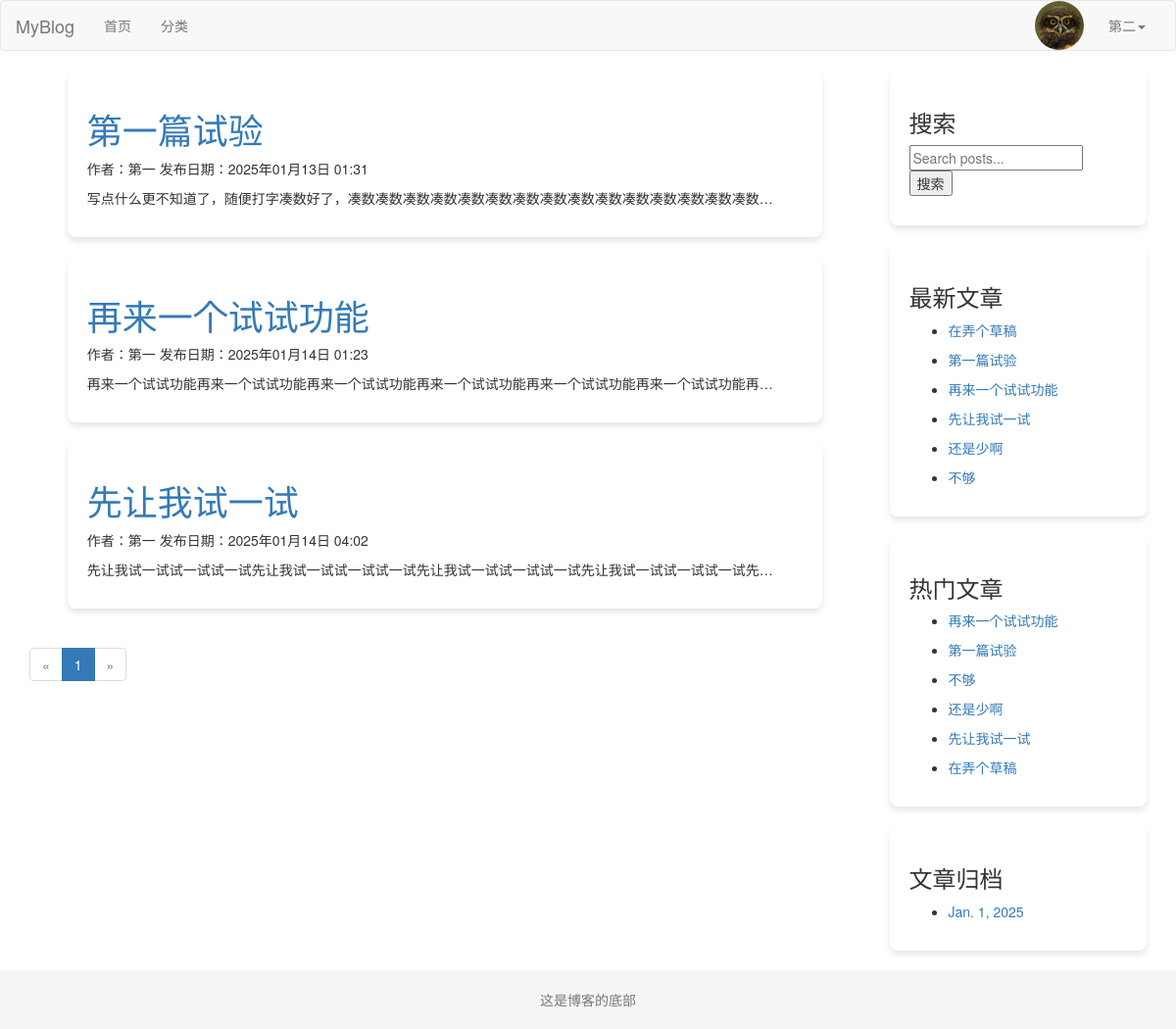
Page / (signed in) on the earlier database version.
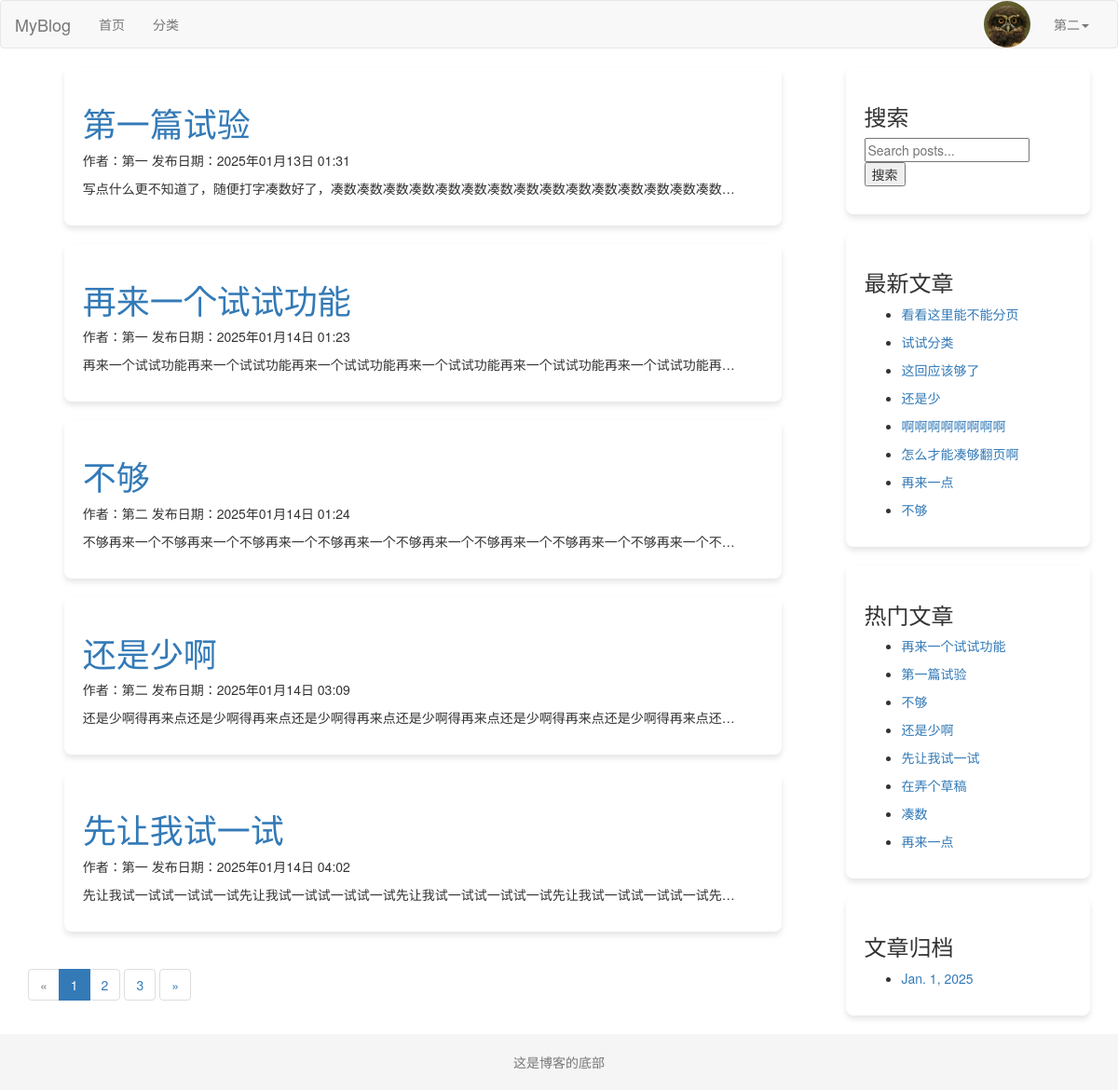
Same page on the later database version.
### blog/models.py (models this page shows, shortened)
class Post(models.Model):
    DRAFT = 'draft'
    PUBLISHED = 'published'
    STATUS_CHOICES = [
        (DRAFT, '草稿'),
        (PUBLISHED, '已发布'),
    ]
    title = models.CharField(max_length=61, verbose_name="文章标题")
    desc = models.TextField(max_length=200, blank=True, default="", verbose_name="文章描述")
    category = models.ForeignKey(Category, on_delete=models.CASCADE, verbose_name="分类")
    content = models.TextField(verbose_name="文章详情")
    tags = models.ForeignKey(Tag, on_delete=models.CASCADE, verbose_name="文章标签")
    owner = models.ForeignKey(User, on_delete=models.CASCADE, verbose_name="作者")
    is_hot=models.BooleanField(default=False, verbose_name='是否热门')
    pv=models.IntegerField(default=0,verbose_name='浏览量')
    add_date = models.DateTimeField(auto_now_add=True, verbose_name="添加时间")
    pub_date = models.DateTimeField(auto_now=True, verbose_name="修改时间")
    status = models.CharField(max_length=10, choices=STATUS_CHOICES, default=DRAFT, verbose_name="状态")
    class Meta:
        verbose_name = "文章"
        verbose_name_plural = verbose_name

class Sidebar(models.Model):
    STATUS = (
        (1,'隐藏'),
        (2,'展示')
    )
    DISPLAY_TYPE = (
        (1,'搜索'),
        (2,'最新文章'),
        (3,'最热文章'),
        (4,'最近评论'),
        (5,'文章归档'),
        (6,'HTML')
    )
    title = models.CharField(max_length=50,verbose_name='模块名称')
    display_type = models.PositiveIntegerField(default=1,choices=DISPLAY_TYPE,verbose_name="展示类型")
    content = models.CharField(max_length=500,blank=True,default='',verbose_name="内容", help_text='如果设置的不是HTML类型，可为空')
    sort = models.PositiveIntegerField(default=1,verbose_name='排序',help_text='序号越大越靠前')
    status = models.PositiveIntegerField(default=2,choices=STATUS,verbose_name='状态')
    add_date = models.DateTimeField(auto_now_add=True,verbose_name="创建时间")
    class Meta:
        verbose_name="侧边栏"
        verbose_name_plural = verbose_name
        ordering = ['-sort']
    @classmethod
    def get_sidebar(cls):
        return cls.objects.filter(status=2)
    @property
    def get_content(self):
        if self.display_type == 1:
            context = {
            }
            return render_to_string('search.html', context=context)
        elif self.display_type == 2:
            context = {
            }
            return render_to_string('new_post.html', context=context)
        elif self.display_type == 3:
            context = {
            }
            return render_to_string('hot_post.html', context=context)
        elif self.display_type == 4:
            context = {
            }
            return render_to_string('comment.html', context=context)
        elif self.display_type == 5:
            context = {
            }
            return render_to_string('archives.html', context=context)
        elif self.display_type == 6:
            return self.content

### blog/views.py (the view)
# urls.py: path('', views.index, name='index'),
def index(request):
    post_list = Post.objects.filter(status=Post.PUBLISHED)
    paginator = Paginator(post_list, 5)  # 每页 5 篇文章
    page = request.GET.get('page')  # 获取当前页码
    try:
        posts = paginator.page(page)
    except PageNotAnInteger:
        posts = paginator.page(1)  # 如果页码不是整数，返回第一页
    except EmptyPage:
        posts = paginator.page(paginator.num_pages)  # 如果超出页码范围，返回最后一页
    context = {'post_list': posts}
    return render(request, 'index.html', context)

### blog/templatetags/category.py (called while the page is built)
@register.simple_tag
def get_sidebar_list():
    return Sidebar.get_sidebar()

@register.simple_tag
def get_new_post():
    return Post.objects.order_by('-pub_date')[:8]

@register.simple_tag
def get_hot_pv_post():
    return Post.objects.order_by('-pv')[:8]

@register.simple_tag
def get_archives():
    return Post.objects.dates('add_date', 'month', order='DESC')[:8]

### blog/templates/index.html (shortened to what this page needs)
{% extends 'base.html' %}
{% load static %}
{% load category %}
{% block css %}
    <link rel="stylesheet" href="{% static 'css/blog.css' %}">
{% endblock %}
{% block content_left %}
    <section class="section">
        <div class="container blog-container">
            {% for post in post_list %}
                <div class="box blog-box">
                    <h1 class="title"><a href="{% url 'blog:post_detail' post.id %}">{{ post.title }}</a></h1>
                    <p class="subtitle">
                        作者：{{ post.owner.username }} 发布日期：{{ post.add_date|date:"Y年m月d日 H:i" }}
                    </p>
                    <p>{{ post.content|truncatechars:50 }}</p>
                </div>
            {% endfor %}
        </div>
        <nav aria-label="Page navigation">
            <ul class="pagination">
                {% if post_list.has_previous %}
                    <li>
                        <a href="?page={{ post_list.previous_page_number }}" aria-label="Previous">
                            <span aria-hidden="true">«</span>
                        </a>
                    </li>
                {% else %}
                    <li class="disabled">
                        <span aria-hidden="true">«</span>
                    </li>
                {% endif %}
                {% for num in post_list.paginator.page_range %}
                    {% if post_list.number == num %}
                        <li class="active">
                            <span>{{ num }} <span class="sr-only">(current)</span></span>
                        </li>
                    {% else %}
                        <li>
                            <a href="?page={{ num }}">{{ num }}</a>
                        </li>
                    {% endif %}
                {% endfor %}
                {% if post_list.has_next %}
                    <li>
                        <a href="?page={{ post_list.next_page_number }}" aria-label="Next">
                            <span aria-hidden="true">»</span>
                        </a>
                    </li>
                {% else %}
                    <li class="disabled">
                        <span aria-hidden="true">»</span>
                    </li>
                {% endif %}
            </ul>
        </nav>
    </section>
{% endblock %}
{% block footer %}
    <footer class="footer">
        <div class="content has-text-centered">
            <p>这是博客的底部</p>
        </div>
    </footer>
{% endblock %}

### blog/templates/base.html (shortened to what this page needs)
{% load static %}
{% load category %}
<!DOCTYPE html>
<html lang="en">
<head>
    <link rel="stylesheet" href="{% static 'plugin/bootstrap/css/bootstrap.css' %}">
    <link rel="stylesheet" href="{% static 'plugin/font-awesome/css/font-awesome.min.css' %}">
    <link rel="stylesheet" href="{% static 'css/blog.css' %}">
    {% block css %}{% endblock %}
</head>
<body>
<nav class="navbar navbar-default">
    <div class="container-fluid">
        <div class="navbar-header">
            <a class="navbar-brand" href="#">MyBlog</a>
        </div>
        <div class="collapse navbar-collapse" id="bs-example-navbar-collapse-1">
            <ul class="nav navbar-nav">
                <li><a href="{% url 'blog:index' %}">首页<span class="sr-only">(current)</span></a></li>
                <li><a href="{% url 'blog:category_list' %}">分类</a></li>
            </ul>
            <ul class="nav navbar-nav navbar-right">
                {% if request.user.is_authenticated %}
                    <li class="user-avatar">
                        <img src="{{ request.user.userprofile.image.url }}" alt="User Avatar" class="avatar-img">
                    </li>
                    <li class="dropdown">
                        <a href="#" class="dropdown-toggle" data-toggle="dropdown" role="button" aria-haspopup="true"
                           aria-expanded="false">
                            {{ request.user.username }}<span class="caret"></span>
                        </a>
                    </li>
                {% else %}
                    <li><a href="{% url 'users:login' %}">登录</a></li>
                    <li><a href="{% url 'users:register' %}" target="_blank">注册</a></li>
                {% endif %}
            </ul>
        </div>
    </div>
</nav>
{% block content %}
    <div class="container content-container">
        <div class="row">
            <div class="col-md-9 content-left">
                {% block content_left %}
                {% endblock %}
            </div>
            <div class="col-md-3 content-right">
                {% block content_right %}
                    {% get_sidebar_list as sidebar_list %}
                    {% for sidebar in sidebar_list %}
                        <div class="blog-box">
                            <h3>{{ sidebar.title }}</h3>
                            <p>{{ sidebar.get_content|safe }}</p>
                        </div>
                    {% endfor %}
                {% endblock %}
            </div>
        </div>
    </div>
{% endblock %}
{% block footer %}{% endblock %}
</body>
</html>

### blog/templates/search.html
<form method="GET" action="{% url 'blog:search' %}" class="search-form">
    <input
            type="text"
            name="keywords"
            placeholder="Search posts..."
            value="{{ request.GET.keywords|default_if_none:'' }}"
            class="search-input"
    >
    <button type="submit" class="search-button">搜索</button>
</form>

### blog/templates/new_post.html
{% load category %}
{% get_new_post as post_list %}
{% for post in post_list %}
    <ul>
    <li><a href="{% url 'blog:post_detail' post.id %}">{{ post.title }}</a> </li>
    </ul>
{% endfor %}

### blog/templates/hot_post.html
{% load category %}
{% get_hot_pv_post as post_list %}
{% for post in post_list %}
    <ul>
    <li><a href="{% url 'blog:post_detail' post.id %}">{{ post.title }}</a> </li>
    </ul>
{% endfor %}

### blog/templates/archives.html
{% load category %}
{% get_archives as archives_list %}
{% for archive in archives_list %}
    <ul>
    <li><a href="{% url 'blog:archives' archive.year archive.month %}">{{ archive }}</a> </li>
    </ul>
{% endfor %}

Differences in the rows shown:
now on one of the page's lists (row edited): Post: title "不够", owner.username "第二", add_date "2025年01月14日 01:24", content "不够再来一个不够再来一个不够再来一个不够再来一个不够再来一个不够再来一个不够再来一个不够再来一个不…"
now on one of the page's lists (row edited): Post: title "还是少啊", owner.username "第二", add_date "2025年01月14日 03:09", content "还是少啊得再来点还是少啊得再来点还是少啊得再来点还是少啊得再来点还是少啊得再来点还是少啊得再来点还…"
changed Sidebar "最新文章": loses Post (title "在弄个草稿"); loses Post (title "第一篇试验", owner.username "第一", add_date "2025年01月13日 01:31", content "写点什么更不知道了，随便打字凑数好了，凑数凑数凑数凑数凑数凑数凑数凑数凑数凑数凑数凑数凑数凑数凑数…"); loses Post (title "再来一个试试功能", owner.username "第一", add_date "2025年01月14日 01:23", content "再来一个试试功能再来一个试试功能再来一个试试功能再来一个试试功能再来一个试试功能再来一个试试功能再…"); loses Post (title "先让我试一试", owner.username "第一", add_date "2025年01月14日 04:02", content "先让我试一试试一试试一试先让我试一试试一试试一试先让我试一试试一试试一试先让我试一试试一试试一试先…"); loses Post (title "还是少啊")
added Post: title "看看这里能不能分页", shown under Sidebar "最新文章"
added Post: title "试试分类", shown under Sidebar "最新文章"
added Post: title "这回应该够了", shown under Sidebar "最新文章"
added Post: title "还是少", shown under Sidebar "最新文章"
added Post: title "啊啊啊啊啊啊啊啊", shown under Sidebar "最新文章"
added Post: title "怎么才能凑够翻页啊", shown under Sidebar "最新文章"
added Post: title "再来一点"
added Post: title "凑数", shown under Sidebar "热门文章"
Other differences:
new list line: "2"
new list line: "3"
